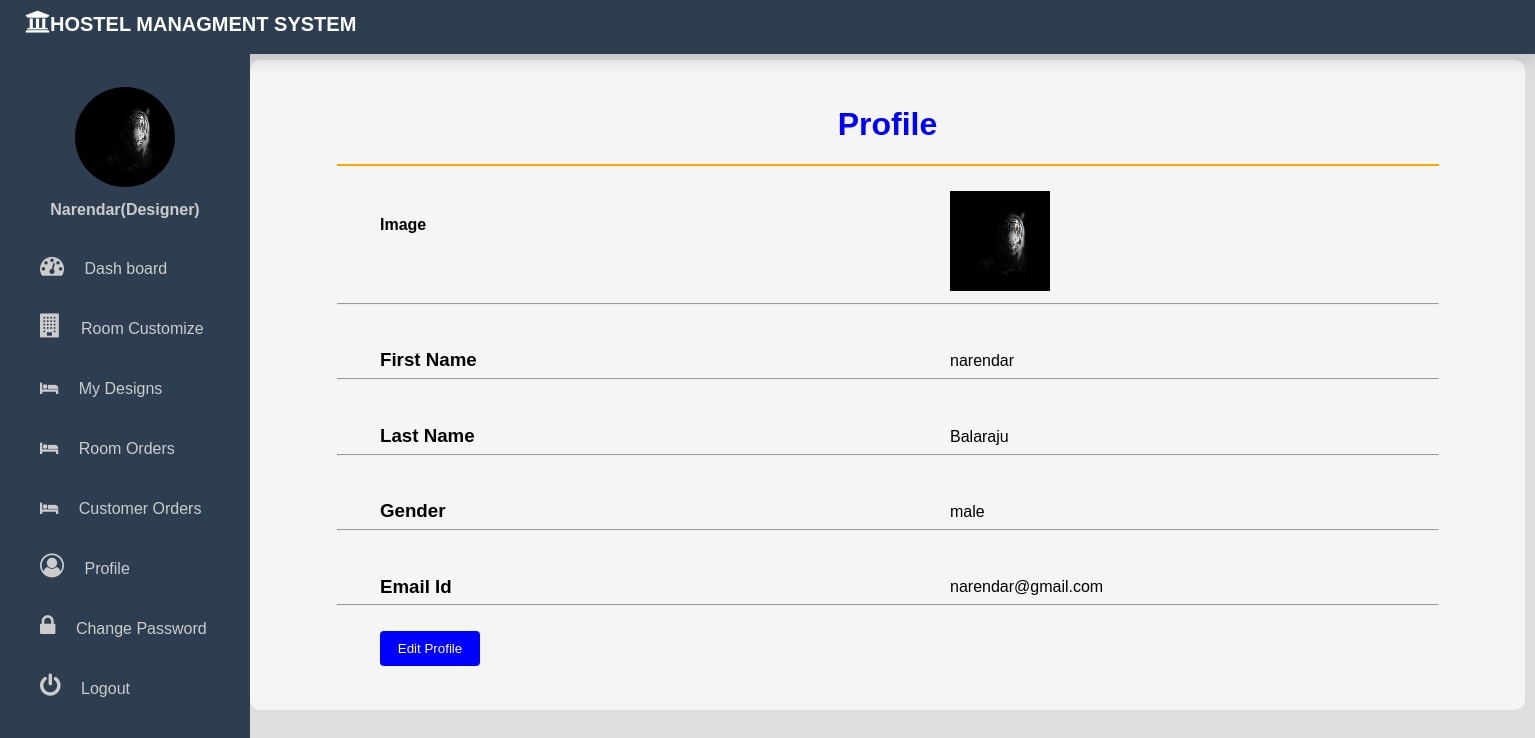
Page /designer/profile/ (signed in) on the committed database.
### designer/models.py (models this page shows)
class Designer(models.Model):
    user=models.OneToOneField(User,on_delete=models.CASCADE)
    gender=models.CharField(max_length=20,choices=gender_choices)
    profile_pic=models.ImageField(upload_to='profile_pic/designer/')
    approved=models.BooleanField(default=False,null=True)
    resume=models.FileField(upload_to='resumes/',null=True)

### designer/views.py (the view)
# urls.py: path('profile/',views.designer_profile,name='designer-profile'),
@login_required(login_url='designer-sign-in')
def designer_profile(request):
    designer=Designer.objects.get(user=request.user)
    user=User.objects.get(id=designer.user_id)
    return render(request,'designer/profile.html',{'designer':designer,'user':user})

### templates/designer/profile.html (shortened to what this page needs)
<!DOCTYPE html>
<html lang="en">
<head>
</head>
<body>
    {% include 'designer/base.html'  with designer=request.user.designer %}
    <div class="container"><br><br>
        <center><h1><font color="blue">  Profile</h1></font></center>
        <hr color="orange" width="1100">
        <div class="image">
            <h4 class="image1">Image</h4>
        </div>
      <div><img src="{{designer.profile_pic.url}}" class="profile-img" width="100px" height="100px" ></div>
       <hr>
      <br>
      <h3>First Name</h3> <div class="fname"><label>{{user.first_name}}</label></div>
      <hr><br>
      <h3>Last Name</h3> <div class="fname"><label>{{user.last_name}}</label></div>
      <hr><br>
      <h3>Gender</h3> <div class="fname"><label>{{designer.gender}}</label></div>
      <hr><br>
      <h3>Email Id</h3> <div class="fname"><label>{{user.email}}</label></div>
      <hr>
     <a href="{% url 'designer-edit-profile' %}"><button class="edit-profile">Edit Profile</button></a>
    </div>
</body>
</html>

### templates/designer/base.html (shortened to what this page needs)
<!DOCTYPE html>
<html lang="en">
<head>
    <link rel="stylesheet" href=" https://cdnjs.cloudflare.com/ajax/libs/font-awesome/5.12.1/css/all.min.css">
    <link rel="stylesheet" href="https://cdnjs.cloudflare.com/ajax/libs/font-awesome/4.7.0/css/font-awesome.min.css">
</head>
<body>
    <div class="dropdown">
        <nav>
         <div class="logo">
             <p><i class='fas fa-university' style='font-size:25px;color:white'></i>Hostel Managment System</p>
        </nav>
    </div>
    <div>
        <div class="sidebar">
            <center>
                <img src="{{designer.profile_pic.url}}" class="profile_image">
                <h4> {{request.user|capfirst}}(Designer)</h4>
            </center>
        <a href="{% url 'designer-dashboard' %}"><i style="font-size:24px" class="fa">&#xf0e4;</i>
            &emsp;<span>Dash board</span></a>
        <a href="{% url 'designer-room-customization-form' %}"> <i style="font-size:24px" class="fa">&#xf1ad;</i> &emsp;<span>Room Customize</span></a>
        <a href="{% url 'designer-rooms-customized' %}"><i class='fa fa-hotel'></i> &emsp;<span>My Designs</span></a>
        <a href="{% url 'designer-room-orders' %}"><i class='fa fa-hotel'></i> &emsp;<span>Room Orders</span></a>
        <a href="{% url 'designer-customer-own-customized-rooms' %}"><i class='fa fa-hotel'></i> &emsp;<span>Customer Orders</span></a>
        <a href="{% url 'designer-profile' %}"><i style="font-size:24px" class="fa">&#xf2be;</i> &emsp;<span>Profile</span></a>
        <a href="{% url 'designer-change-password' %}"><i style="font-size:24px" class="fa">&#xf023;</i> &emsp;<span>Change Password</span></a>
        <a href="{% url 'designer-logout' %}"><i class="fa fa-power-off" style="font-size:24px"></i> &emsp;<span>Logout</span></a>
    </div>
</body>
</html>

### templates/designer/profile.html (style rules this page uses)
h1 { margin-top: 10px; }
.container { background-color: whitesmoke; margin-left: 250px; height:650px; margin-top: 60px; width: 1275px; border-radius: 10px; box-shadow:4px; }
.profile-img { margin-top: -65px; margin-left: 700px; }
.image1 { margin-top:50px; margin-left:130px; }
h3 { margin-left:130px; }
.fname { margin-left: 700px; margin-top: -38px; }
.edit-profile { display: block; width: 100px; background-color: blue; color: white; text-align: center; text-decoration: none; margin-top: 25px; padding: 10px; border:none; border-radius: 4px; margin-left:130px; }
hr { width: 1100px; }

### templates/designer/base.html (style rules this page uses)
body { background: #dedede; font-family: Arial, Helvetica, sans-serif; margin: 0; padding: 0; }
.dropdown { margin: 0 auto; }
nav { height:60px; background-color:#2c3e50; box-shadow: 0 10px 15px rgba(0,0,0,0.1); position: fixed; width: 100%; margin-top:-66px; }
.logo { font-size:20px; font-weight: Bold; }
.logo p { float:left; color:white; text-transform: uppercase; margin-top:15px; margin-left: 25px; }
.sidebar { background-color:#2c3e50; margin-top:70px; position: fixed; left:0; width:250px; margin-top: -13px; height:100%; }
.sidebar a { color:#ccc; display: block; width: 100%; line-height:60px; text-decoration: none; padding-left: 40px; box-sizing: border-box; transition: 0.5s; transition-property: background; }
.sidebar .profile_image { width: 100px; height: 100px; margin-top: 40px; border-radius: 100px; margin-bottom: 10px; }
.sidebar h4 { color:#ccc; margin-top: 0; margin-bottom: 20px; }

### rows in the picture
Designer: profile_pic (picture), gender "male"

### other values in the picture
{{ request.user|capfirst }} "Narendar"
{{ user.first_name }} "narendar"
{{ user.last_name }} "Balaraju"
{{ user.email }} "narendar@gmail.com"
